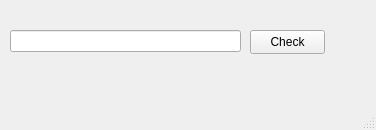
<?xml version="1.0" encoding="UTF-8"?>
<ui version="4.0">
 <class>MainWindow</class>
 <widget class="QMainWindow" name="MainWindow">
  <property name="geometry">
   <rect>
    <x>0</x>
    <y>0</y>
    <width>376</width>
    <height>130</height>
   </rect>
  </property>
  <property name="windowTitle">
   <string>MainWindow</string>
  </property>
  <widget class="QWidget" name="centralwidget">
   <widget class="QLineEdit" name="lineEdit">
    <property name="geometry">
     <rect>
      <x>10</x>
      <y>30</y>
      <width>231</width>
      <height>22</height>
     </rect>
    </property>
   </widget>
   <widget class="QPushButton" name="pushButton">
    <property name="geometry">
     <rect>
      <x>250</x>
      <y>30</y>
      <width>75</width>
      <height>24</height>
     </rect>
    </property>
    <property name="text">
     <string>Check</string>
    </property>
   </widget>
  </widget>
  <widget class="QMenuBar" name="menubar">
   <property name="geometry">
    <rect>
     <x>0</x>
     <y>0</y>
     <width>376</width>
     <height>22</height>
    </rect>
   </property>
  </widget>
  <widget class="QStatusBar" name="statusbar"/>
 </widget>
 <resources/>
 <connections/>
</ui>
